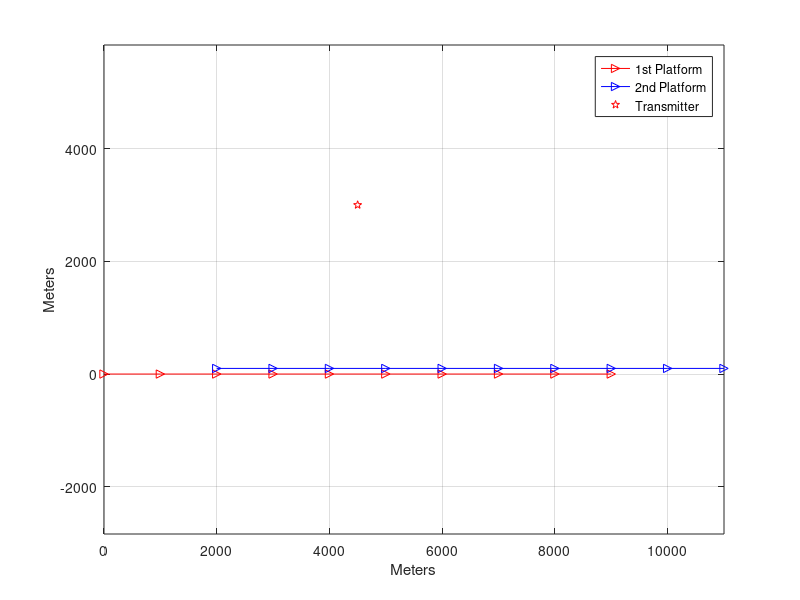
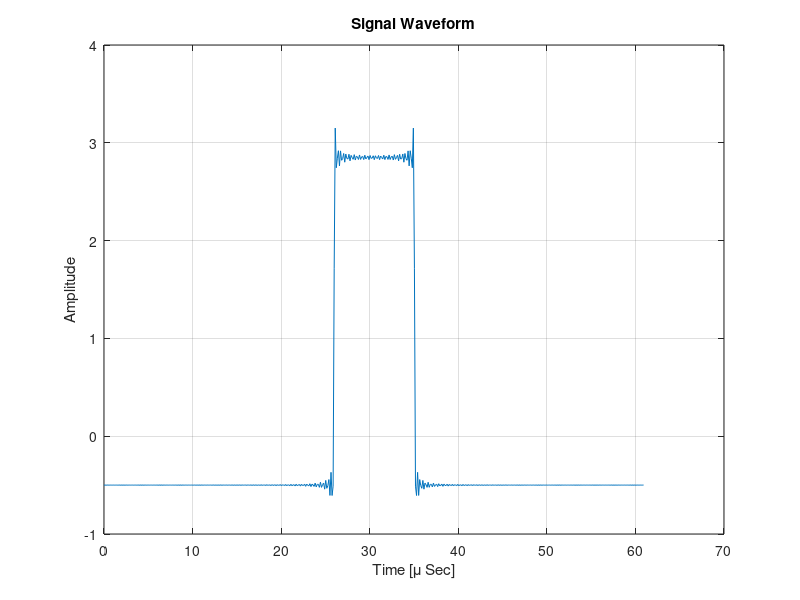

The MATLAB source for these figures, in order: (Note: this script raises an error after producing the figures.)
% main.m
clear all;
close all;
clc;
tic
CF1=0; %show cost function
CF11=0; %show cost function
DPDRun = 1;
STRun = 1;
Nexp = 30; % Number of Monte-Carlo trials 
Known_Unknown_Sig   = 0; % 1- Known Signal, 0 - Unknown Signals
c = 3e8;                                               % Speed of light - 3*10^2 m/s
Q = 1;                                                  % Number of emitters
K = 10; %7                                         % Number of interception intervals
L = 2;%3;                                              % Number of receivers
SNRdB =  (-25:10:35)  ;  %ajw
if CF1==1 || CF11==1
    SNRdB = 100;
end
ReceiverSpeed = 3e2;                      % receiver velocity (identical to all)
dist_mult = 1e3;
EmitterPos  = [4500 3000]; % [[1+5*rand,1+5*rand]*dist_mult;
fc  = 1e9;                             % carrier frequency
Ni_vec  =  zeros(1,K); %transmitter frequency shifts

max_dop = ReceiverSpeed/c*fc;
Fs=2^23;   % sampling low resolution
Ts = 1/Fs;
Ns = 2^9 ;   % - Number of samples in observation (after sampling the observation)
T0=Ns/Fs; % observation time


time_vec = (0:Ns-1)*Ts;
freq_vec = (0:Ns-1)*(Fs/Ns);
f_delta = freq_vec(2)-freq_vec(1);

ReceiverPos(:,1,1) =     (0:K-1)'*dist_mult ;
ReceiverPos(:,2,1) =    (0*ones(1,K))'*dist_mult;
ReceiverVel(:,:,1) =      (ones(K,1)*[ReceiverSpeed 0]);

ReceiverPos(:,1,2) =     (0:K-1)'*dist_mult +2000;
ReceiverPos(:,2,2) =     (0*ones(1,K))'*dist_mult +100;
ReceiverVel(:,:,2) =     (ones(K,1)*[ReceiverSpeed 0]);

figure
plot(ReceiverPos(:,1,1),ReceiverPos(:,2,1),'r->', ReceiverPos(:,1,2),ReceiverPos(:,2,2),'b->',...
    EmitterPos(1),EmitterPos(2),'rp') ; grid on
xlabel('Meters');
ylabel('Meters')
axis equal
legend('1st Platform','2nd Platform','Transmitter')
drawnow

%[TOA,Doppler_shift] = Create_Tau_Doppler(EmitterPos,ReceiverPos,ReceiverVel,fc,c,L,K);

sigma2Vec = 10.^(-SNRdB/10);                             % noise variance
%sigma2dBVec = 10*log10(sigma2Vec);                              % noise variance [dB]

% %%%%%%%%%%%%%%%%%%%%%%%%%%%%%%%%%%%%%%%%%%%%%%
NOF = 201;

%amplitudes = ones(K,NOF);
%phases = rand(K,NOF)*0;
if NOF>1
    f0 = (1:NOF)./T0;
    f1 = f0(f0<0.4*Fs);
else
    f1 = 1/T0;
end


sss = ['V = ',int2str(ReceiverSpeed),' [m/s], f_c = ',num2str(fc/1e9),...
    ' [GHz], T_0 = ',int2str(round(T0/1e-6)),' [\mu Sec], F_s = ',...
    num2str(Fs/1e6,'%3.1f'),' [MHz], BW = ',num2str(f1(end)/1e6,'%3.1f'), ' [MHz], No. of Trials = ',int2str(Nexp)];
disp(sss)

%amplitudes = 1 + 0.3*rand(K,length(f1));
 amplitudes = sin(30*pi*f1/f1(end))./(30*pi*f1/f1(end));
b_vec=ones(1,K,L);
int = amplitudes(1,:)*cos( 2*pi*(f1')*(time_vec-T0/2)) ; 

figure
    plot(time_vec*1e6,int)
    xlabel('Time [\mu Sec]')
    ylabel('Amplitude')
    title('Signal Waveform')
    grid
    drawnow
%keyboard

[TOA,Doppler_shift] = Create_Tau_Doppler(EmitterPos,ReceiverPos,ReceiverVel,fc,c,L,K);

       
Delayed_sig = zeros(Ns,K,L);
Delayed_sig0 = Delayed_sig;
sig = zeros(K,Ns);
for k = 1:K
    sig(k,:) = amplitudes*cos( 2*pi*(f1')*(time_vec-T0/2)) ;
    for ell = 1:L
        DT = TOA(ell,k) - TOA(1,k);
        DD = Doppler_shift(ell,k) - Doppler_shift(1,k);
        int = amplitudes*cos( 2*pi*(f1')*(time_vec-DT-T0/2)) ; 
        int=int./norm(int);
        int0 = amplitudes*cos( 2*pi*(f1')*(time_vec-TOA(ell,k)-T0/2)) ;
        int0 = int0./norm(int0);
        Delayed_sig(:,k,ell)=(int.').*exp(1i*2*pi*DD*time_vec');
        Delayed_sig0(:,k,ell)=(int0.').*exp(1i*2*pi*Doppler_shift(ell,k)*time_vec');
    end;%ell
end;%k

%[Poserr_DPD_K,Poserr_ST_K,Bias_vec_DPD_K,Bias_vec_ST_K,CRBp_Std_K] = known_signals_routine(SNRdB,Nexp,Ns,K,L,Q,fc,c,T0,...
 %   time_vec,amplitudes,TOA,Doppler_shift,sigma2Vec,EmitterPos,ReceiverPos,ReceiverVel,CF1,CF11,f1,DPDRun,STRun,max_dop,Delayed_sig,Delayed_sig0,sig);

[Poserr_DPD_U,Poserr_ST_U,Bias_vec_DPD_U,Bias_vec_ST_U,CRBp_Std_U] = Unknown_signals_routine(SNRdB,Nexp,Ns,K,L,Q,fc,c,T0,time_vec,amplitudes,...
TOA,Doppler_shift,sigma2Vec,EmitterPos,ReceiverPos,ReceiverVel,CF1,CF11,f1,DPDRun,STRun,max_dop,Delayed_sig);
%%%%%%%%%%%%%%%%%%%%%%%%%%%%%%%%%%%%%%%%%%%%%%
%File Name 
%%%%%%%%%%%%%%%%%%%%%%%%%%%%%%%%%%%%%%%%%%%%%%
xtemp = clock;
ztemp = ceil(xtemp(end)*10);
if (Known_Unknown_Sig == 1)
    ResFile  =   '\KnSig';
else
    ResFile  =   '\UnknSig';
end;
curr_Dir = cd;
RunDate =   [curr_Dir,ResFile,num2str(ztemp),datestr(now,'ddmm'),'.mat'];

%%%%%%%%%%%%%%%%%%%%%%%%%%%%%%%%%%%%%%%%%%
% SAVE RESULTS
%%%%%%%%%%%%%%%%

save (RunDate);
if DPDRun && STRun
%    save (RunDate,'b_vec','SNRdB','Poserr_DPD','Bias_DPD','Poserr_ST','Bias_ST','CRBp_Std','-append');
elseif DPDRun
%     save (RunDate,'SNRdB','Poserr_DPD','Bias_DPD','CRBp_Std','-append');
elseif STRun
%    save (RunDate,'b_vec','SNRdB','Poserr_ST','Bias_ST','CRBp_Std','-append');
end
%%%%%%%%%%%%%%%%%%%%%%%%%%%%%%%%%%%%%%%%%%


%%%%%%%%%%%%%%%%%%%
%PLOT Results
%%%%%%%%%%%%%%%%%%%

figure;
semilogy(SNRdB,Poserr_DPD_K,'b-s',SNRdB,Poserr_ST_K,'r-d',SNRdB,Poserr_DPD_U,'b-p',SNRdB,Poserr_ST_U,'r-h',SNRdB,CRBp_Std_K,'k-')
legend('DPD Known Sig','2-Step Known Sig','DPD Unknown Sig','2-Step Unknown Sig','CRB');
title(sss)
xtext='SNR [dB]';
xlabel(xtext,'interpreter','latex','fontsize',16);
ytext='RMSE [m]';
ylabel(ytext,'interpreter','latex','fontsize',16);
grid;
set(gca,'xtick',SNRdB);
set(gca,'xticklabel',SNRdB);
toc
save 